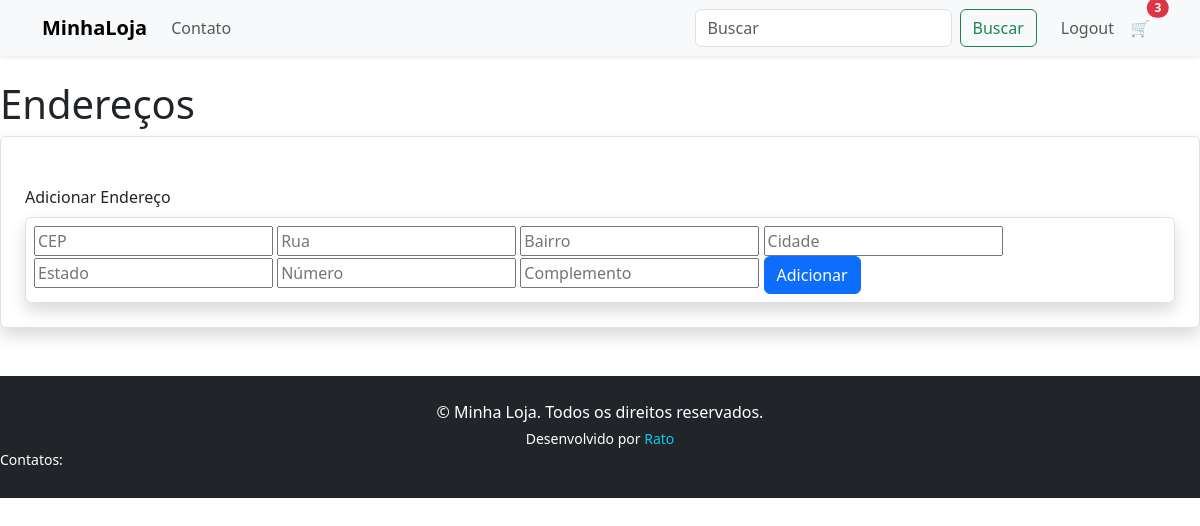
Page /accounts/address/ (signed in) on the earlier database version.
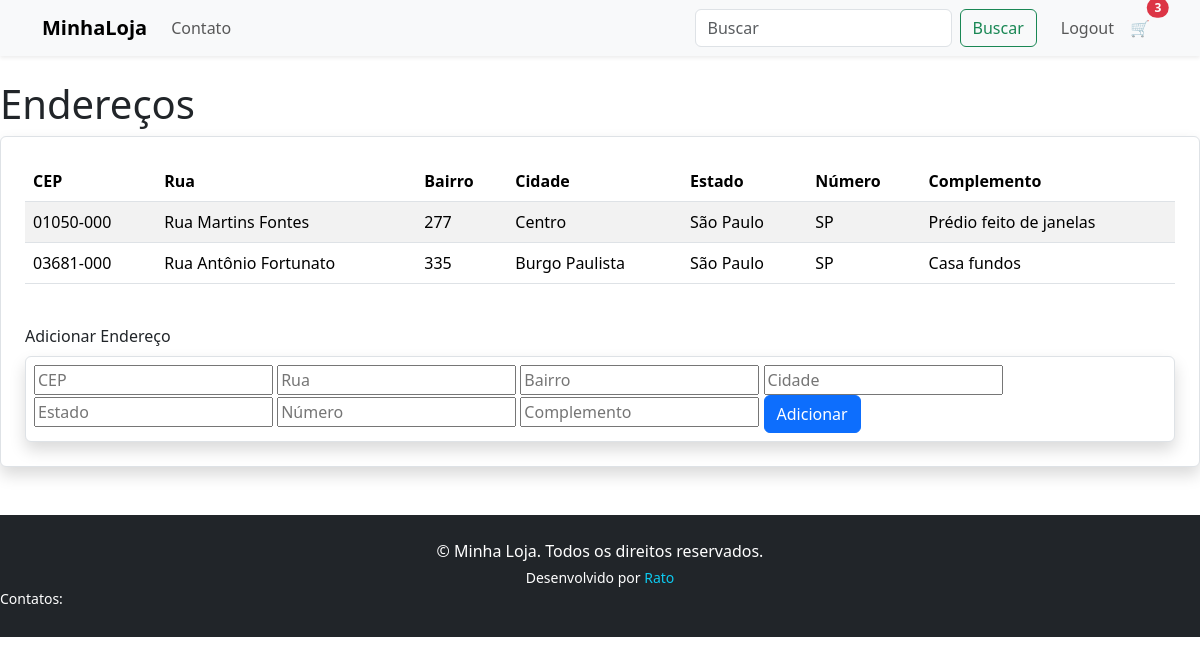
Same page on the later database version.
### Application/models.py (models this page shows, shortened)
class Address(models.Model):
    user = models.ForeignKey(settings.AUTH_USER_MODEL, on_delete=models.CASCADE, related_name='addresses')
    cep = models.CharField(max_length=9)
    street = models.CharField(max_length=100)
    number = models.CharField(max_length=10)
    neighborhood = models.CharField(max_length=100)
    city = models.CharField(max_length=100)
    state = models.CharField(max_length=100, blank=True)
    complement = models.CharField(max_length=100, blank=True)

### Application/views.py (the view, shortened to what this page needs)
# urls.py: path('accounts/address/', views.address_page, name='address_page'),
@login_required
def address_page(request):
    addresses = Address.objects.filter(user=request.user)
    return render(request, 'App/address_page.html', context={'addresses':addresses})

### Application/templates/App/address_page.html (shortened to what this page needs)
{% extends 'App/layout.html' %}
{% load static %}
{% block content %}
<br>
<h1 class="form-label">Endereços</h1>
    <div class="border rounded p-4 bg-white shadow">
        {% if addresses %}
            <table class="table table-striped">
            <thead>
                <tr>
                    <th>CEP</th>
                    <th>Rua</th>
                    <th>Bairro</th>
                    <th>Cidade</th>
                    <th>Estado</th>
                    <th>Número</th>
                    <th>Complemento</th>
                </tr>
            </thead>
            <tbody>
                {% for address in addresses %}
                <tr>
                    <td>{{ address.cep }}</td>
                    <td>{{ address.street }}</td>
                    <td>{{ address.number }}</td>
                    <td>{{ address.neighborhood }}</td>
                    <td>{{ address.city }}</td>
                    <td>{{ address.state }}</td>
                    <td>{{ address.complement }}</td>
                </tr>
                {% endfor %}
            </tbody>
        </table>
        {% endif %}
        <br>
        <label class="form-label">Adicionar Endereço</label>
        <form method="POST" class="border rounded p-2 bg-white shadow">
            <input type="text" id="cep" name="cep" placeholder="CEP">
            <input type="text" id="street" name="street" placeholder="Rua">
            <input type="text" id="neighborhood" name="neighborhood" placeholder="Bairro">
            <input type="text" id="city" name="city" placeholder="Cidade">
            <input type="text" id="state" name="state" placeholder="Estado">
            <input type="text" id="house-number" name="number" placeholder="Número">
            <input type="text" id="complement" name="complement" placeholder="Complemento">
            <button type="submit" class="btn btn-primary">Adicionar</button>
        </div>
{% endblock content %}

Differences in the rows shown:
added Address: cep "01050-000", street "Rua Martins Fontes", number "277", neighborhood "Centro", city "São Paulo", state "SP", complement "Prédio feito de janelas"
added Address: cep "03681-000", street "Rua Antônio Fortunato", number "335", neighborhood "Burgo Paulista", city "São Paulo", state "SP", complement "Casa fundos"
Other differences:
text now shown: "CEP Rua Bairro Cidade Estado Número Complemento"
